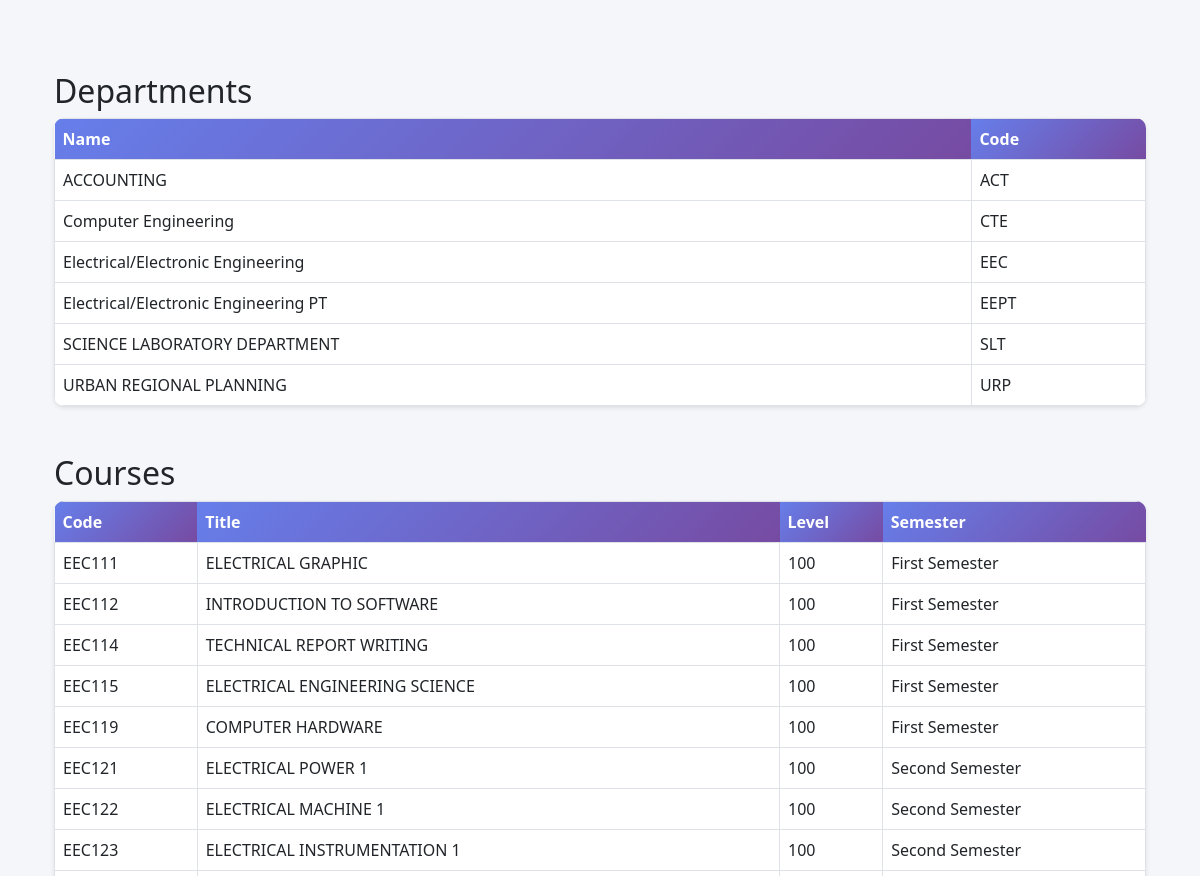
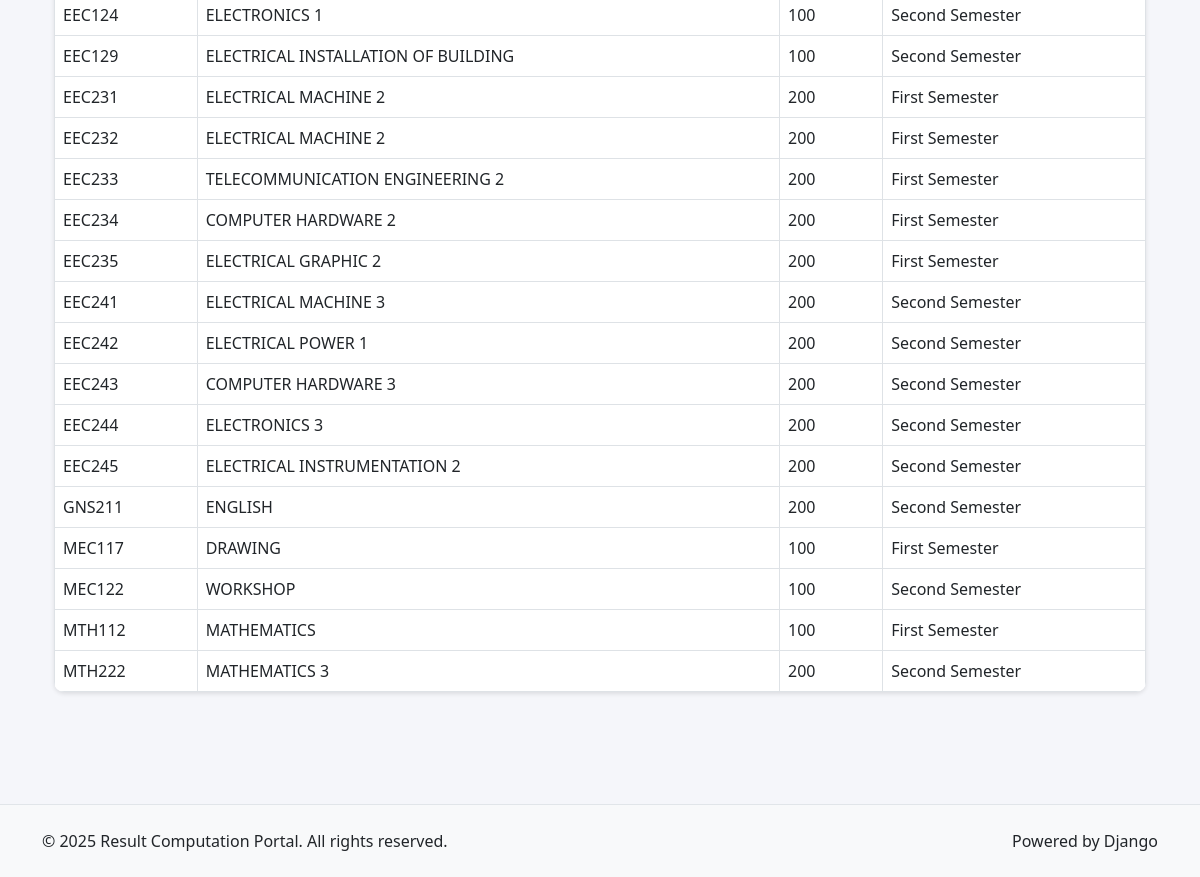
Page /courses/manage/ on the committed database (2 pictures, top to bottom).
### courses/models.py (models this page shows, shortened)
class Department(models.Model):
    name = models.CharField(max_length=100, unique=True)
    code = models.CharField(max_length=10, unique=True)
    description = models.TextField(blank=True, null=True)
    created_at = models.DateTimeField(auto_now_add=True)
    updated_at = models.DateTimeField(auto_now=True)
    class Meta:
        ordering = ["name"]
        verbose_name = "Department"
        verbose_name_plural = "Departments"

class Course(models.Model):
    SEMESTER_CHOICES = [
        ("first", "First Semester"),
        ("second", "Second Semester"),
    ]
    code = models.CharField(max_length=20)
    title = models.CharField(max_length=200)
    credit_units = models.PositiveIntegerField()
    department = models.ForeignKey(Department, on_delete=models.CASCADE, related_name="courses")
    level = models.PositiveIntegerField()
    semester = models.CharField(max_length=10, choices=SEMESTER_CHOICES)
    lecturer = models.ForeignKey(
        "accounts.User",
        on_delete=models.SET_NULL,
        null=True,
        blank=True,
        limit_choices_to={"role__in": ["lecturer", "hod", "admin"]},
        related_name="courses",
    )
    description = models.TextField(blank=True, null=True)
    created_at = models.DateTimeField(auto_now_add=True)
    updated_at = models.DateTimeField(auto_now=True)
    class Meta:
        unique_together = ("code", "semester", "level", "department")
        ordering = ["code"]
        verbose_name = "Course"
        verbose_name_plural = "Courses"

### courses/views.py (the view)
# urls.py: path('manage/', views.manage_courses_departments, name='manage'),
def manage_courses_departments(request):
    departments = Department.objects.all()
    courses = Course.objects.all()
    return render(request, 'courses/manage.html', {
        'departments': departments,
        'courses': courses
    })

### templates/courses/manage.html (shortened to what this page needs)
{% extends 'base/base.html' %}
{% block content %}
<div class="container mt-4">
    <h2>Departments</h2>
    <table class="table table-bordered">
        <thead>
            <tr>
                <th>Name</th>
                <th>Code</th>
            </tr>
        </thead>
        <tbody>
            {% for dept in departments %}
            <tr>
                <td>{{ dept.name }}</td>
                <td>{{ dept.code }}</td>
            </tr>
            {% empty %}
            <tr>
                <td colspan="2">No Departments Found</td>
            </tr>
            {% endfor %}
        </tbody>
    </table>
    <h2 class="mt-5">Courses</h2>
    <table class="table table-bordered">
        <thead>
            <tr>
                <th>Code</th>
                <th>Title</th>
                <th>Level</th>
                <th>Semester</th>
            </tr>
        </thead>
        <tbody>
            {% for course in courses %}
            <tr>
                <td>{{ course.code }}</td>
                <td>{{ course.title }}</td>
                <td>{{ course.level }}</td>
                <td>{{ course.get_semester_display }}</td>
            </tr>
            {% empty %}
            <tr>
                <td colspan="4">No Courses Found</td>
            </tr>
            {% endfor %}
        </tbody>
    </table>
</div>
{% endblock %}

### static/css/style.css (style rules this page uses)
:root { --primary-color: #667eea; --secondary-color: #764ba2; --success-color: #28a745; --danger-color: #dc3545; --warning-color: #ffc107; --info-color: #17a2b8; --light-color: #f8f9fa; --dark-color: #343a40; }
body { font-family: 'Segoe UI', Tahoma, Geneva, Verdana, sans-serif; background-color: #f5f6fa; }
.table { border-radius: 10px; overflow: hidden; box-shadow: 0 2px 4px rgba(0, 0, 0, 0.1); }
.table thead th { background: linear-gradient(135deg, var(--primary-color) 0%, var(--secondary-color) 100%); color: white; border: none; font-weight: 600; }

### rows in the picture
Department: name "ACCOUNTING", code "ACT"
Department: name "Computer Engineering", code "CTE"
Department: name "Electrical/Electronic Engineering", code "EEC"
Department: name "Electrical/Electronic Engineering PT", code "EEPT"
Department: name "SCIENCE LABORATORY DEPARTMENT", code "SLT"
Department: name "URBAN REGIONAL PLANNING", code "URP"
Course: code "EEC111", title "ELECTRICAL GRAPHIC", level "100", semester "First Semester"
Course: code "EEC112", title "INTRODUCTION TO SOFTWARE", level "100", semester "First Semester"
Course: code "EEC114", title "TECHNICAL REPORT WRITING", level "100", semester "First Semester"
Course: code "EEC115", title "ELECTRICAL ENGINEERING SCIENCE", level "100", semester "First Semester"
Course: code "EEC119", title "COMPUTER HARDWARE", level "100", semester "First Semester"
Course: code "EEC121", title "ELECTRICAL POWER 1", level "100", semester "Second Semester"
Course: code "EEC122", title "ELECTRICAL MACHINE 1", level "100", semester "Second Semester"
Course: code "EEC123", title "ELECTRICAL INSTRUMENTATION 1", level "100", semester "Second Semester"
Course: code "EEC124", title "ELECTRONICS 1", level "100", semester "Second Semester"
Course: code "EEC129", title "ELECTRICAL INSTALLATION OF BUILDING", level "100", semester "Second Semester"
Course: code "EEC231", title "ELECTRICAL MACHINE 2", level "200", semester "First Semester"
Course: code "EEC232", title "ELECTRICAL MACHINE 2", level "200", semester "First Semester"
Course: code "EEC233", title "TELECOMMUNICATION ENGINEERING 2", level "200", semester "First Semester"
Course: code "EEC234", title "COMPUTER HARDWARE 2", level "200", semester "First Semester"
Course: code "EEC235", title "ELECTRICAL GRAPHIC 2", level "200", semester "First Semester"
Course: code "EEC241", title "ELECTRICAL MACHINE 3", level "200", semester "Second Semester"
Course: code "EEC242", title "ELECTRICAL POWER 1", level "200", semester "Second Semester"
Course: code "EEC243", title "COMPUTER HARDWARE 3", level "200", semester "Second Semester"
Course: code "EEC244", title "ELECTRONICS 3", level "200", semester "Second Semester"
Course: code "EEC245", title "ELECTRICAL INSTRUMENTATION 2", level "200", semester "Second Semester"
Course: code "GNS211", title "ENGLISH", level "200", semester "Second Semester"
Course: code "MEC117", title "DRAWING", level "100", semester "First Semester"
Course: code "MEC122", title "WORKSHOP", level "100", semester "Second Semester"
Course: code "MTH112", title "MATHEMATICS", level "100", semester "First Semester"
Course: code "MTH222", title "MATHEMATICS 3", level "200", semester "Second Semester"
